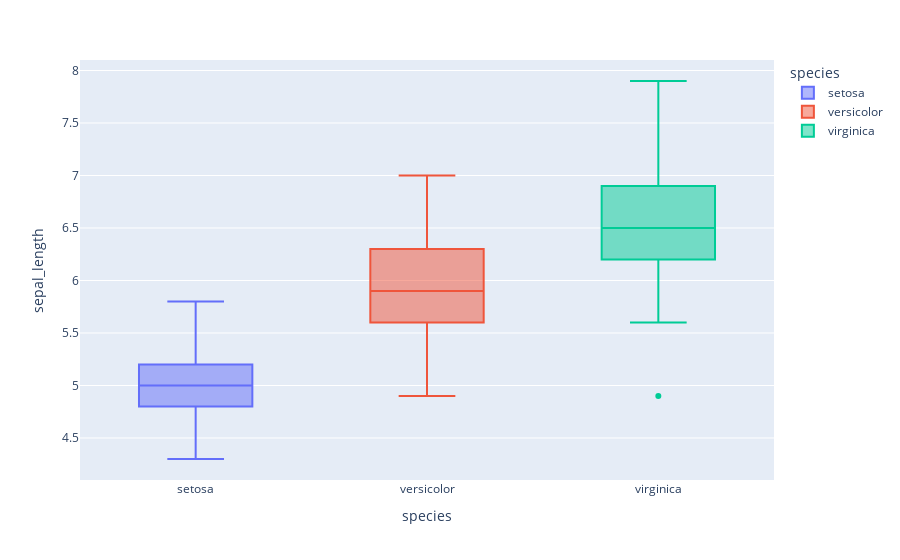

Notebook cell for this chart:
### Code cell
fig3=px.box(iris, x="species", y="sepal_length", color="species")
fig3.show()

### Figure 1 — Plotly figure (JSON) as saved in the notebook; plotly's stock layout.template omitted (floating-point values rounded to 4 significant figures)
{"data": [{"alignmentgroup": "True", "hovertemplate": "species=%{x}<br>sepal_length=%{y}<extra></extra>", "legendgroup": "setosa", "marker": {"color": "#636efa"}, "name": "setosa", "notched": false, "offsetgroup": "setosa", "orientation": "v", "showlegend": true, "type": "box", "x": ["setosa", "setosa", "setosa", "setosa", "setosa", "setosa", "setosa", "setosa", "setosa", "setosa", "setosa", "setosa", "setosa", "setosa", "setosa", "setosa", "setosa", "setosa", "setosa", "setosa", "setosa", "setosa", "setosa", "setosa", "setosa", "setosa", "setosa", "setosa", "setosa", "setosa", "setosa", "setosa", "setosa", "setosa", "setosa", "setosa", "setosa", "setosa", "setosa", "setosa", "setosa", "setosa", "setosa", "setosa", "setosa", "setosa", "setosa", "setosa", "setosa", "setosa"], "x0": " ", "xaxis": "x", "y": [5.1, 4.9, 4.7, 4.6, 5, 5.4, 4.6, 5, 4.4, 4.9, 5.4, 4.8, 4.8, 4.3, 5.8, 5.7, 5.4, 5.1, 5.7, 5.1, 5.4, 5.1, 4.6, 5.1, 4.8, 5, 5, 5.2, 5.2, 4.7, 4.8, 5.4, 5.2, 5.5, 4.9, 5, 5.5, 4.9, 4.4, 5.1, 5, 4.5, 4.4, 5, 5.1, 4.8, 5.1, 4.6, 5.3, 5], "y0": " ", "yaxis": "y"}, {"alignmentgroup": "True", "hovertemplate": "species=%{x}<br>sepal_length=%{y}<extra></extra>", "legendgroup": "versicolor", "marker": {"color": "#EF553B"}, "name": "versicolor", "notched": false, "offsetgroup": "versicolor", "orientation": "v", "showlegend": true, "type": "box", "x": ["versicolor", "versicolor", "versicolor", "versicolor", "versicolor", "versicolor", "versicolor", "versicolor", "versicolor", "versicolor", "versicolor", "versicolor", "versicolor", "versicolor", "versicolor", "versicolor", "versicolor", "versicolor", "versicolor", "versicolor", "versicolor", "versicolor", "versicolor", "versicolor", "versicolor", "versicolor", "versicolor", "versicolor", "versicolor", "versicolor", "versicolor", "versicolor", "versicolor", "versicolor", "versicolor", "versicolor", "versicolor", "versicolor", "versicolor", "versicolor", "versicolor", "versicolor", "versicolor", "versicolor", "versicolor", "versicolor", "versicolor", "versicolor", "versicolor", "versicolor"], "x0": " ", "xaxis": "x", "y": [7, 6.4, 6.9, 5.5, 6.5, 5.7, 6.3, 4.9, 6.6, 5.2, 5, 5.9, 6, 6.1, 5.6, 6.7, 5.6, 5.8, 6.2, 5.6, 5.9, 6.1, 6.3, 6.1, 6.4, 6.6, 6.8, 6.7, 6, 5.7, 5.5, 5.5, 5.8, 6, 5.4, 6, 6.7, 6.3, 5.6, 5.5, 5.5, 6.1, 5.8, 5, 5.6, 5.7, 5.7, 6.2, 5.1, 5.7], "y0": " ", "yaxis": "y"}, {"alignmentgroup": "True", "hovertemplate": "species=%{x}<br>sepal_length=%{y}<extra></extra>", "legendgroup": "virginica", "marker": {"color": "#00cc96"}, "name": "virginica", "notched": false, "offsetgroup": "virginica", "orientation": "v", "showlegend": true, "type": "box", "x": ["virginica", "virginica", "virginica", "virginica", "virginica", "virginica", "virginica", "virginica", "virginica", "virginica", "virginica", "virginica", "virginica", "virginica", "virginica", "virginica", "virginica", "virginica", "virginica", "virginica", "virginica", "virginica", "virginica", "virginica", "virginica", "virginica", "virginica", "virginica", "virginica", "virginica", "virginica", "virginica", "virginica", "virginica", "virginica", "virginica", "virginica", "virginica", "virginica", "virginica", "virginica", "virginica", "virginica", "virginica", "virginica", "virginica", "virginica", "virginica", "virginica", "virginica"], "x0": " ", "xaxis": "x", "y": [6.3, 5.8, 7.1, 6.3, 6.5, 7.6, 4.9, 7.3, 6.7, 7.2, 6.5, 6.4, 6.8, 5.7, 5.8, 6.4, 6.5, 7.7, 7.7, 6, 6.9, 5.6, 7.7, 6.3, 6.7, 7.2, 6.2, 6.1, 6.4, 7.2, 7.4, 7.9, 6.4, 6.3, 6.1, 7.7, 6.3, 6.4, 6, 6.9, 6.7, 6.9, 5.8, 6.8, 6.7, 6.7, 6.3, 6.5, 6.2, 5.9], "y0": " ", "yaxis": "y"}], "layout": {"boxmode": "overlay", "legend": {"title": {"text": "species"}, "tracegroupgap": 0}, "margin": {"t": 60}, "xaxis": {"anchor": "y", "categoryarray": ["setosa", "versicolor", "virginica"], "categoryorder": "array", "domain": [0, 1], "title": {"text": "species"}}, "yaxis": {"anchor": "x", "domain": [0, 1], "title": {"text": "sepal_length"}}}}
